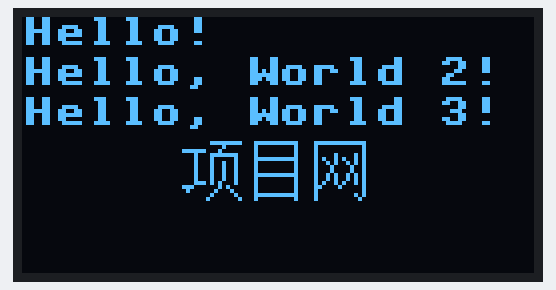
This program was run on a simulated ESP32 board running MicroPython. On the bench: 128×64 one-colour display. The interpreter's speed is modelled, so counts of loop turns are approximate. At 0.1 s the program stops and its outputs stay as they are.

Above: at 0.1 s.

The program:

30.1-OLED__.py
```python
from machine import Pin, SoftI2C
from time import sleep
import ssd1306


# 创建i2c对象
i2c = SoftI2C(scl=Pin(22), sda=Pin(21))

# 宽度高度
oled_width = 128
oled_height = 64

# 创建oled屏幕对象
oled = ssd1306.SSD1306_I2C(oled_width, oled_height, i2c)

#fonts字典
fonts= {
    '项':
    [0x00, 0x01, 0x00, 0xfc, 0x11, 0x11, 0x11, 0x11, 0x11, 0x11, 0x11, 0x1d, 0xe0, 0x40, 0x01, 0x02,
    0x00, 0xfe, 0x20, 0x40, 0xfc, 0x04, 0x24, 0x24, 0x24, 0x24, 0x24, 0x44, 0x50, 0x88, 0x04, 0x02],  # 项

    '目':
    [0x00, 0x3f, 0x20, 0x20, 0x20, 0x3f, 0x20, 0x20, 0x20, 0x3f, 0x20, 0x20, 0x20, 0x20, 0x3f, 0x20,
     0x00, 0xf8, 0x08, 0x08, 0x08, 0xf8, 0x08, 0x08, 0x08, 0xf8, 0x08, 0x08, 0x08, 0x08, 0xf8, 0x08],  # 目

    '网':
    [0x00, 0x7f, 0x40, 0x40, 0x42, 0x52, 0x4a, 0x44, 0x44, 0x4a, 0x4a, 0x52, 0x61, 0x40, 0x40, 0x40,
     0x00, 0xfc, 0x04, 0x04, 0x14, 0x94, 0x54, 0x24, 0x24, 0x54, 0x54, 0x94, 0x04, 0x04, 0x14, 0x08],  # 网
}


#函数部分
def chinese(ch_str, x_axis, y_axis):
   offset_ = 0
   for k in ch_str:
       #code = 0x00  # 将中文转成16进制编码
       byte_data = fonts[k]
       #data_code = k.encode("utf-8")
       #code |= data_code[0] << 16
       #code |= data_code[1] << 8
       #code |= data_code[2]
       for y in range(0, 16):
           a_ = bin(byte_data[y]).replace('0b', '')
           while len(a_) < 8:
               a_ = '0'+ a_
           b_ = bin(byte_data[y+16]).replace('0b', '')
           while len(b_) < 8:
               b_ = '0'+ b_
           for x in range(0, 8):
               oled.pixel(x_axis + offset_ + x,    y+y_axis, int(a_[x]))
               oled.pixel(x_axis + offset_ + x +8, y+y_axis, int(b_[x]))
       offset_ += 16

# 在指定位置处显示文字
oled.text('Hello!', 0, 0)
oled.text('Hello, World 2!', 0, 10)
oled.text('Hello, World 3!', 0, 20)
chinese('项目网',40,30)

oled.show()
```
